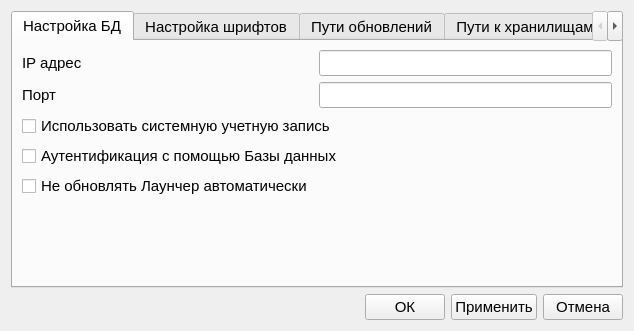
<?xml version="1.0" encoding="UTF-8"?>
<ui version="4.0">
 <class>Dialog_settings_user</class>
 <widget class="QDialog" name="Dialog_settings_user">
  <property name="geometry">
   <rect>
    <x>0</x>
    <y>0</y>
    <width>634</width>
    <height>331</height>
   </rect>
  </property>
  <property name="font">
   <font>
    <pointsize>11</pointsize>
   </font>
  </property>
  <property name="windowTitle">
   <string>Dialog</string>
  </property>
  <layout class="QVBoxLayout" name="verticalLayout">
   <item>
    <widget class="QTabWidget" name="tabWidget">
     <property name="tabShape">
      <enum>QTabWidget::Rounded</enum>
     </property>
     <property name="currentIndex">
      <number>0</number>
     </property>
     <widget class="QWidget" name="tab">
      <attribute name="title">
       <string>Настройка БД</string>
      </attribute>
      <layout class="QVBoxLayout" name="verticalLayout_7">
       <item>
        <layout class="QFormLayout" name="formLayout">
         <property name="fieldGrowthPolicy">
          <enum>QFormLayout::AllNonFixedFieldsGrow</enum>
         </property>
         <item row="0" column="0">
          <widget class="QLabel" name="label">
           <property name="text">
            <string>IP адрес</string>
           </property>
          </widget>
         </item>
         <item row="0" column="1">
          <widget class="QLineEdit" name="lineEdit_ip_addr">
           <property name="inputMask">
            <string/>
           </property>
          </widget>
         </item>
         <item row="1" column="0">
          <widget class="QLabel" name="label_2">
           <property name="text">
            <string>Порт</string>
           </property>
          </widget>
         </item>
         <item row="1" column="1">
          <widget class="QLineEdit" name="lineEdit_port">
           <property name="inputMask">
            <string/>
           </property>
          </widget>
         </item>
         <item row="3" column="0" colspan="2">
          <widget class="QCheckBox" name="checkBox_auth_bd">
           <property name="text">
            <string>Аутентификация с помощью Базы данных</string>
           </property>
          </widget>
         </item>
         <item row="2" column="0" colspan="2">
          <widget class="QCheckBox" name="checkBox_sys_user_name">
           <property name="text">
            <string>Использовать системную учетную запись</string>
           </property>
          </widget>
         </item>
         <item row="4" column="0">
          <widget class="QCheckBox" name="checkBox_l_Update">
           <property name="text">
            <string>Не обновлять Лаунчер автоматически</string>
           </property>
          </widget>
         </item>
        </layout>
       </item>
      </layout>
     </widget>
     <widget class="QWidget" name="tab_2">
      <attribute name="title">
       <string>Настройка шрифтов</string>
      </attribute>
      <widget class="QPushButton" name="pushButton_default_settings_font">
       <property name="geometry">
        <rect>
         <x>274</x>
         <y>190</y>
         <width>111</width>
         <height>41</height>
        </rect>
       </property>
       <property name="text">
        <string>По Умолчанию</string>
       </property>
      </widget>
      <widget class="QWidget" name="layoutWidget">
       <property name="geometry">
        <rect>
         <x>10</x>
         <y>20</y>
         <width>252</width>
         <height>28</height>
        </rect>
       </property>
       <layout class="QHBoxLayout" name="horizontalLayout_2">
        <item>
         <widget class="QLabel" name="label_3">
          <property name="text">
           <string>Размер шрифта в таблице</string>
          </property>
         </widget>
        </item>
        <item>
         <widget class="QLineEdit" name="lineEdit_size_font_text_setting"/>
        </item>
       </layout>
      </widget>
     </widget>
     <widget class="QWidget" name="tab_3">
      <attribute name="title">
       <string>Пути обновлений</string>
      </attribute>
      <layout class="QVBoxLayout" name="verticalLayout_2">
       <item>
        <widget class="QGroupBox" name="groupBox">
         <property name="title">
          <string>Внешнее хранилище</string>
         </property>
         <layout class="QVBoxLayout" name="verticalLayout_3">
          <item>
           <layout class="QGridLayout" name="gridLayout">
            <item row="0" column="0">
             <widget class="QLabel" name="label_5">
              <property name="text">
               <string>Cетевые
Бланки</string>
              </property>
             </widget>
            </item>
            <item row="0" column="1">
             <widget class="QLineEdit" name="lineEdit_path_blanks"/>
            </item>
            <item row="0" column="2">
             <widget class="QPushButton" name="pushButton_set_path_blanks">
              <property name="minimumSize">
               <size>
                <width>30</width>
                <height>0</height>
               </size>
              </property>
              <property name="maximumSize">
               <size>
                <width>30</width>
                <height>16777215</height>
               </size>
              </property>
              <property name="text">
               <string>...</string>
              </property>
             </widget>
            </item>
           </layout>
          </item>
         </layout>
        </widget>
       </item>
       <item>
        <widget class="QGroupBox" name="groupBox_2">
         <property name="title">
          <string>Локальное хранилище</string>
         </property>
         <layout class="QVBoxLayout" name="verticalLayout_4">
          <item>
           <layout class="QGridLayout" name="gridLayout_2">
            <item row="0" column="0">
             <widget class="QLabel" name="label_6">
              <property name="text">
               <string>Бланки</string>
              </property>
             </widget>
            </item>
            <item row="0" column="1">
             <widget class="QLineEdit" name="lineEdit_path_local_blanks"/>
            </item>
            <item row="0" column="2">
             <widget class="QPushButton" name="pushButton_set_path_local_blanks">
              <property name="maximumSize">
               <size>
                <width>30</width>
                <height>16777215</height>
               </size>
              </property>
              <property name="text">
               <string>...</string>
              </property>
             </widget>
            </item>
           </layout>
          </item>
         </layout>
        </widget>
       </item>
      </layout>
     </widget>
     <widget class="QWidget" name="tab_4">
      <attribute name="title">
       <string>Пути к хранилищам</string>
      </attribute>
      <layout class="QVBoxLayout" name="verticalLayout_5">
       <item>
        <layout class="QHBoxLayout" name="horizontalLayout_4">
         <item>
          <widget class="QLabel" name="label_7">
           <property name="text">
            <string>Путь к хранилищу файлов пациентов</string>
           </property>
          </widget>
         </item>
         <item>
          <widget class="QLineEdit" name="lineEdit_path_files_patient"/>
         </item>
         <item>
          <widget class="QToolButton" name="toolButton_path_files_patient">
           <property name="text">
            <string>...</string>
           </property>
          </widget>
         </item>
        </layout>
       </item>
       <item>
        <spacer name="verticalSpacer">
         <property name="orientation">
          <enum>Qt::Vertical</enum>
         </property>
         <property name="sizeHint" stdset="0">
          <size>
           <width>20</width>
           <height>40</height>
          </size>
         </property>
        </spacer>
       </item>
      </layout>
     </widget>
     <widget class="QWidget" name="tab_5">
      <attribute name="title">
       <string>Информация об учреждении</string>
      </attribute>
      <layout class="QGridLayout" name="gridLayout_4">
       <item row="0" column="0">
        <layout class="QGridLayout" name="gridLayout_3">
         <item row="0" column="0">
          <widget class="QLabel" name="label_8">
           <property name="text">
            <string>Наименование учреждения</string>
           </property>
          </widget>
         </item>
         <item row="0" column="1">
          <widget class="QLineEdit" name="lineEdit_name_ych"/>
         </item>
         <item row="1" column="0">
          <widget class="QLabel" name="label_9">
           <property name="text">
            <string>Адрес учреждения</string>
           </property>
          </widget>
         </item>
         <item row="1" column="1">
          <widget class="QLineEdit" name="lineEdit_adress_ych"/>
         </item>
         <item row="2" column="0">
          <widget class="QLabel" name="label_10">
           <property name="text">
            <string>ОГРН учреждения</string>
           </property>
          </widget>
         </item>
         <item row="2" column="1">
          <widget class="QLineEdit" name="lineEdit_OGRN_ych"/>
         </item>
         <item row="3" column="0">
          <widget class="QLabel" name="label_11">
           <property name="text">
            <string>Главный врач</string>
           </property>
          </widget>
         </item>
         <item row="3" column="1">
          <widget class="QLineEdit" name="lineEdit_director_name"/>
         </item>
         <item row="4" column="0">
          <spacer name="verticalSpacer_2">
           <property name="orientation">
            <enum>Qt::Vertical</enum>
           </property>
           <property name="sizeHint" stdset="0">
            <size>
             <width>20</width>
             <height>40</height>
            </size>
           </property>
          </spacer>
         </item>
        </layout>
       </item>
      </layout>
     </widget>
     <widget class="QWidget" name="tab_6">
      <attribute name="title">
       <string>Настройка документа</string>
      </attribute>
      <layout class="QVBoxLayout" name="verticalLayout_6">
       <item>
        <layout class="QGridLayout" name="gridLayout_5">
         <item row="2" column="3">
          <spacer name="horizontalSpacer_2">
           <property name="orientation">
            <enum>Qt::Horizontal</enum>
           </property>
           <property name="sizeHint" stdset="0">
            <size>
             <width>40</width>
             <height>20</height>
            </size>
           </property>
          </spacer>
         </item>
         <item row="5" column="1">
          <spacer name="verticalSpacer_3">
           <property name="orientation">
            <enum>Qt::Vertical</enum>
           </property>
           <property name="sizeHint" stdset="0">
            <size>
             <width>20</width>
             <height>40</height>
            </size>
           </property>
          </spacer>
         </item>
         <item row="2" column="0">
          <widget class="QLabel" name="label_14">
           <property name="text">
            <string>Отступ справа</string>
           </property>
          </widget>
         </item>
         <item row="3" column="1">
          <widget class="QSpinBox" name="spinBox_MarT">
           <property name="maximum">
            <number>50</number>
           </property>
           <property name="value">
            <number>15</number>
           </property>
          </widget>
         </item>
         <item row="0" column="0">
          <widget class="QLabel" name="label_12">
           <property name="text">
            <string>Формат страницы</string>
           </property>
          </widget>
         </item>
         <item row="0" column="1">
          <widget class="QComboBox" name="comboBox_format_list"/>
         </item>
         <item row="1" column="0">
          <widget class="QLabel" name="label_13">
           <property name="text">
            <string>Отступ слева</string>
           </property>
          </widget>
         </item>
         <item row="1" column="1">
          <widget class="QSpinBox" name="spinBox_MarL">
           <property name="maximum">
            <number>50</number>
           </property>
           <property name="value">
            <number>15</number>
           </property>
          </widget>
         </item>
         <item row="2" column="1">
          <widget class="QSpinBox" name="spinBox_MarR">
           <property name="maximum">
            <number>50</number>
           </property>
           <property name="value">
            <number>15</number>
           </property>
          </widget>
         </item>
         <item row="4" column="1">
          <widget class="QSpinBox" name="spinBox_MarB">
           <property name="maximum">
            <number>50</number>
           </property>
           <property name="value">
            <number>15</number>
           </property>
          </widget>
         </item>
         <item row="3" column="0">
          <widget class="QLabel" name="label_15">
           <property name="text">
            <string>Отступ сверху</string>
           </property>
          </widget>
         </item>
         <item row="4" column="0">
          <widget class="QLabel" name="label_16">
           <property name="text">
            <string>Отступ снизу</string>
           </property>
          </widget>
         </item>
         <item row="1" column="2">
          <widget class="QLabel" name="label_17">
           <property name="text">
            <string>мм</string>
           </property>
          </widget>
         </item>
         <item row="2" column="2">
          <widget class="QLabel" name="label_18">
           <property name="text">
            <string>мм</string>
           </property>
          </widget>
         </item>
         <item row="3" column="2">
          <widget class="QLabel" name="label_19">
           <property name="text">
            <string>мм</string>
           </property>
          </widget>
         </item>
         <item row="4" column="2">
          <widget class="QLabel" name="label_20">
           <property name="text">
            <string>мм</string>
           </property>
          </widget>
         </item>
        </layout>
       </item>
      </layout>
     </widget>
    </widget>
   </item>
   <item>
    <layout class="QHBoxLayout" name="horizontalLayout">
     <item>
      <spacer name="horizontalSpacer">
       <property name="orientation">
        <enum>Qt::Horizontal</enum>
       </property>
       <property name="sizeHint" stdset="0">
        <size>
         <width>40</width>
         <height>20</height>
        </size>
       </property>
      </spacer>
     </item>
     <item>
      <widget class="QPushButton" name="pushButton_ok">
       <property name="text">
        <string>ОК</string>
       </property>
      </widget>
     </item>
     <item>
      <widget class="QPushButton" name="pushButton_apply">
       <property name="text">
        <string>Применить</string>
       </property>
      </widget>
     </item>
     <item>
      <widget class="QPushButton" name="pushButton_cancel">
       <property name="text">
        <string>Отмена</string>
       </property>
      </widget>
     </item>
    </layout>
   </item>
  </layout>
 </widget>
 <resources/>
 <connections>
  <connection>
   <sender>pushButton_ok</sender>
   <signal>clicked()</signal>
   <receiver>Dialog_settings_user</receiver>
   <slot>accept()</slot>
   <hints>
    <hint type="sourcelabel">
     <x>185</x>
     <y>277</y>
    </hint>
    <hint type="destinationlabel">
     <x>199</x>
     <y>149</y>
    </hint>
   </hints>
  </connection>
 </connections>
</ui>
